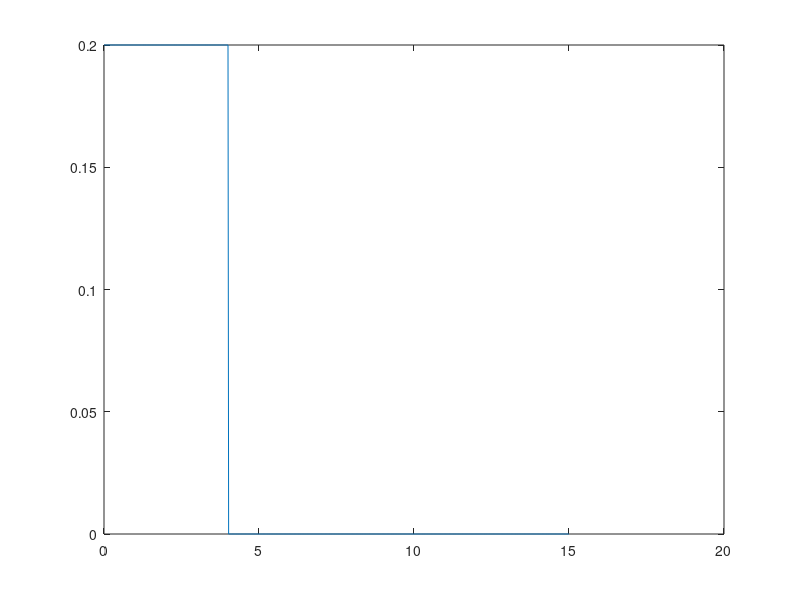

Write MATLAB code to recreate this figure. (Note: this script raises an error after producing the figure.)
%% CSV FILE MAKER %%
clc
clear all

frequency = 50;
timestep = 1/frequency;
time = 0:timestep:15;

% Experiment opstelling:
l = 1; %cable length
theta_opt = 60.85*pi/180; %optimale eindhoek kabel [rad]
%theta_opt = pi/4;
dx_robot = 0.8;  %horizontale verplaatsing robot [m]
dx_object = dx_robot + l*sin(theta_opt); %horizontale verplaatsing bak [m]

%% 1. RAMP INPUT 
v = 0.2;
t_eind = dx_robot/v;
ramp = v*[0:timestep:t_eind];

position = dx_robot*ones(1,length(time));
position(1,1:round(t_eind/timestep)+1) = ramp;

velocity = zeros(1,length(time));
velocity(1,1:round(t_eind/timestep)+1) = v;

figure
plot(time,velocity)

 writematrix(position,'ramp_position.csv')
 writematrix(velocity,'ramp_velocity.csv')

%% 2. BANG BANG INPUT
v = 0.2;
T = dx_robot/v;

tau1 = (0:timestep:T/2)/T;
tau2 = (T/2:timestep:T)/T;

% Position 
S1 = dx_robot*2*(tau1).^2;
S2 = dx_robot*(-2*tau2.^2+4*tau2-1);

position(1:1+ceil(T/(2*timestep))) = S1;
position(ceil(T/(2*timestep)):ceil(T/(timestep))) = S2;        
position(ceil(T/timestep):end) = dx_robot;



% Velocity
V1 = v*4*tau1;
V2 = v*(-4*tau2 + 4);

velocity(1:1+ceil(T/(2*timestep))) = V1;
velocity(ceil(T/(2*timestep)):ceil(T/(timestep))) = V2;        
velocity(ceil(T/timestep):end) = 0;
figure
plot(time,velocity)

 writematrix(position,'bangbang_position.csv')
 writematrix(velocity,'bangbang_velocity.csv')

%% 3. POLYNOOM INPUT

v = 0.2;
T = dx_robot/v;

tau = (0:timestep:T)/T;

% Position 
S = dx_robot*(-20*tau.^7+70*tau.^6-84*tau.^5+35*tau.^4);

position(1:1+ceil(T/(timestep))) = S;       
position(1+ceil(T/timestep):end) = dx_robot;


% Velocity
V = v*(-7*20*tau.^6 + 6*70*tau.^5 -5*84*tau.^4 +4*35*tau.^3);

velocity(1:1+ceil(T/(timestep))) = V;      
velocity(1+ceil(T/timestep):end) = 0;

 writematrix(position,'poly_position.csv')
 writematrix(velocity,'poly_velocity.csv')
